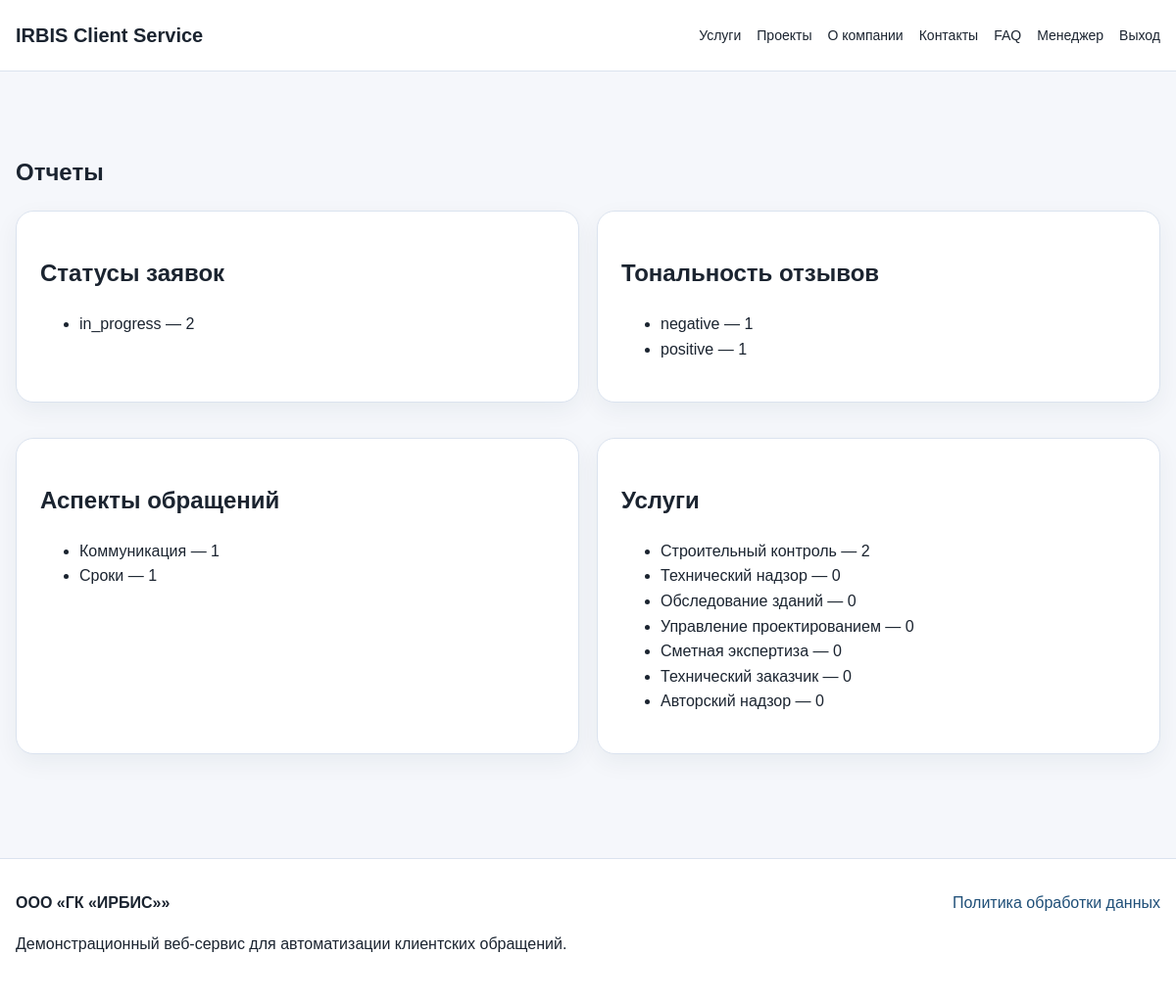
Page /manager/reports (signed in) on the committed database.
### app/domain/feedback.py (models this page shows, shortened)
class Feedback(db.Model):
    __tablename__ = "feedback"
    id = db.Column(db.Integer, primary_key=True)
    text = db.Column(db.Text, nullable=False)
    sentiment = db.Column(db.String(40), nullable=False)
    aspect = db.Column(db.String(80), nullable=False)
    confidence = db.Column(db.Float, nullable=True)
    model_available = db.Column(db.Boolean, default=False)
    created_at = db.Column(db.DateTime, default=datetime.utcnow)
    request_id = db.Column(db.Integer, db.ForeignKey("client_requests.id"), nullable=False)
    author_id = db.Column(db.Integer, db.ForeignKey("users.id"), nullable=False)
    request = db.relationship("ClientRequest", back_populates="feedback_items")
    author = db.relationship("User", back_populates="feedback_items")

### app/domain/service.py (models this page shows)
class Service(db.Model):
    __tablename__ = "services"
    id = db.Column(db.Integer, primary_key=True)
    title = db.Column(db.String(180), nullable=False)
    slug = db.Column(db.String(120), unique=True, nullable=False, index=True)
    short_description = db.Column(db.String(300), nullable=False)
    full_description = db.Column(db.Text, nullable=False)
    is_active = db.Column(db.Boolean, default=True)
    created_at = db.Column(db.DateTime, default=datetime.utcnow)
    requests = db.relationship("ClientRequest", back_populates="service")

### app/routes/manager.py (the view)
@manager_bp.route("/reports")
@roles_required("manager", "admin")
def reports():
    return render_template(
        "reports.html",
        status_stats=get_status_statistics(),
        service_stats=get_service_statistics(),
        sentiment_stats=get_sentiment_statistics(),
        aspect_stats=get_aspect_statistics(),
    )

### app/__init__.py (called while the page is built)
@login_manager.user_loader
def load_user(user_id):
    return User.query.get(int(user_id))

### app/domain/user.py (called while the page is built)
    @property
    def is_active(self):
        return self.is_active_user

### app/services/report_service.py (called while the page is built)
def get_status_statistics():
    rows = db.session.query(ClientRequest.status, func.count(ClientRequest.id)).group_by(ClientRequest.status).all()
    return {status: count for status, count in rows}

def get_service_statistics():
    rows = (
        db.session.query(Service.title, func.count(ClientRequest.id))
        .outerjoin(ClientRequest, ClientRequest.service_id == Service.id)
        .group_by(Service.id)
        .order_by(func.count(ClientRequest.id).desc())
        .all()
    )
    return rows

def get_sentiment_statistics():
    rows = db.session.query(Feedback.sentiment, func.count(Feedback.id)).group_by(Feedback.sentiment).all()
    return {sentiment: count for sentiment, count in rows}

def get_aspect_statistics():
    rows = db.session.query(Feedback.aspect, func.count(Feedback.id)).group_by(Feedback.aspect).all()
    return {aspect: count for aspect, count in rows}

### app/utils/access_control.py (called while the page is built)
def roles_required(*roles):
    def decorator(view_function):
        @wraps(view_function)
        @login_required
        def wrapped_view(*args, **kwargs):
            if current_user.role not in roles:
                abort(403)
            return view_function(*args, **kwargs)
        return wrapped_view
    return decorator

### templates/reports.html (shortened to what this page needs)
{% extends "base.html" %}
{% block content %}
<section class="container section">
    <h1>Отчеты</h1>
    <div class="report-grid">
        <div class="panel"><h2>Статусы заявок</h2><ul>{% for key, value in status_stats.items() %}<li>{{ key }} — {{ value }}</li>{% endfor %}</ul></div>
        <div class="panel"><h2>Тональность отзывов</h2><ul>{% for key, value in sentiment_stats.items() %}<li>{{ key }} — {{ value }}</li>{% endfor %}</ul></div>
        <div class="panel"><h2>Аспекты обращений</h2><ul>{% for key, value in aspect_stats.items() %}<li>{{ key }} — {{ value }}</li>{% endfor %}</ul></div>
        <div class="panel"><h2>Услуги</h2><ul>{% for title, count in service_stats %}<li>{{ title }} — {{ count }}</li>{% endfor %}</ul></div>
    </div>
</section>
{% endblock %}

### static/css/main.css (style rules this page uses)
:root { --bg: #f5f7fb; --surface: #ffffff; --text: #1b2430; --muted: #64748b; --line: #dbe3ef; --primary: #1f4f78; --primary-dark: #173d5d; --accent: #d69c2f; --success: #0f766e; --warning: #b45309; --danger: #b91c1c; }
* { box-sizing: border-box; }
body { margin: 0; font-family: Arial, sans-serif; background: var(--bg); color: var(--text); line-height: 1.6; }
.container { width: min(1180px, calc(100% - 32px)); margin: 0 auto; }
.hero-card, .card, .panel, .form-card, .table-card, .stat-card { background: var(--surface); border: 1px solid var(--line); border-radius: 18px; box-shadow: 0 8px 24px rgba(15, 45, 70, 0.06); }
.section { padding: 48px 0; }

### static/css/dashboard.css (style rules this page uses)
.panel { padding: 24px; margin-bottom: 18px; }
.report-grid { display: grid; grid-template-columns: repeat(2, 1fr); gap: 18px; }

### rows in the picture
Feedback: sentiment "negative", model_available "1", aspect "Сроки"
Feedback: sentiment "positive", value "1", aspect "Коммуникация"
Service: title "Строительный контроль", count "2"
Service: title "Технический надзор", count "0"
Service: title "Обследование зданий", count "0"
Service: title "Управление проектированием", count "0"
Service: title "Сметная экспертиза", count "0"
Service: title "Технический заказчик", count "0"
Service: title "Авторский надзор", count "0"

### other values in the picture
{{ key }} "in_progress"
{{ value }} "2"
